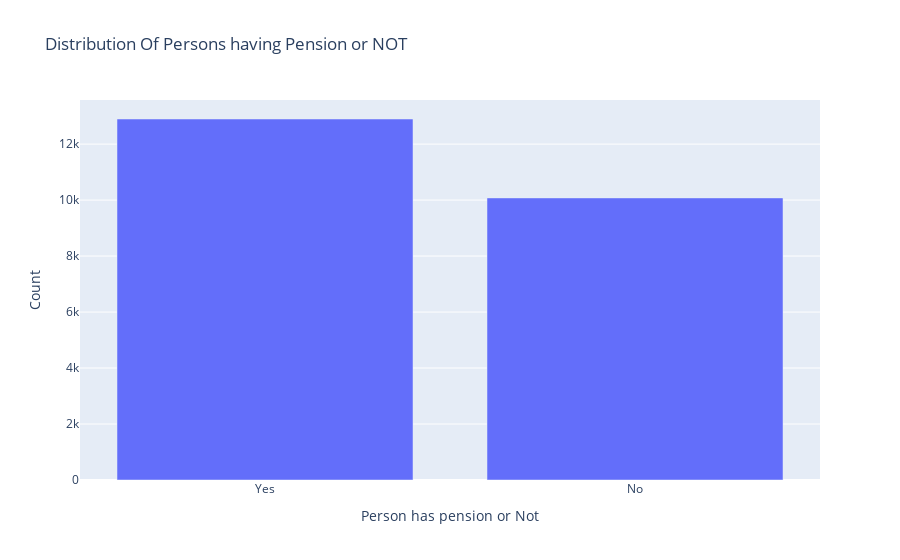

Source (notebook cell):
### Code cell
pension_counts  = df_2022['Pension'].value_counts()
fig = px.bar(x=pension_counts.index, y=pension_counts.values, 
             labels={'x': 'Person has pension or Not', 'y': 'Count'},
             title='Distribution Of Persons having Pension or NOT')

# Show the plot
fig.show()

df_2022['Pension'].value_counts(normalize  = True)

### Figure 1 — Plotly figure (JSON) as saved in the notebook; plotly's stock layout.template omitted (floating-point values rounded to 4 significant figures)
{"data": [{"alignmentgroup": "True", "hovertemplate": "Person has pension or Not=%{x}<br>Count=%{y}<extra></extra>", "legendgroup": "", "marker": {"color": "#636efa", "pattern": {"shape": ""}}, "name": "", "offsetgroup": "", "orientation": "v", "showlegend": false, "textposition": "auto", "type": "bar", "x": ["Yes", "No"], "xaxis": "x", "y": [12897, 10078], "yaxis": "y"}], "layout": {"barmode": "relative", "legend": {"tracegroupgap": 0}, "title": {"text": "Distribution Of Persons having Pension or NOT"}, "xaxis": {"anchor": "y", "domain": [0, 1], "title": {"text": "Person has pension or Not"}}, "yaxis": {"anchor": "x", "domain": [0, 1], "title": {"text": "Count"}}}}
